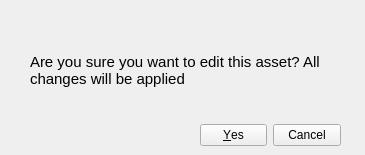
<?xml version="1.0" encoding="UTF-8"?>
<ui version="4.0">
 <class>Dialog</class>
 <widget class="QDialog" name="Dialog">
  <property name="geometry">
   <rect>
    <x>0</x>
    <y>0</y>
    <width>365</width>
    <height>155</height>
   </rect>
  </property>
  <property name="windowTitle">
   <string>Dialog</string>
  </property>
  <widget class="QDialogButtonBox" name="buttonBox">
   <property name="geometry">
    <rect>
     <x>20</x>
     <y>160</y>
     <width>341</width>
     <height>32</height>
    </rect>
   </property>
   <property name="orientation">
    <enum>Qt::Orientation::Horizontal</enum>
   </property>
   <property name="standardButtons">
    <set>QDialogButtonBox::StandardButton::Cancel|QDialogButtonBox::StandardButton::Ok</set>
   </property>
  </widget>
  <widget class="QLabel" name="label">
   <property name="geometry">
    <rect>
     <x>30</x>
     <y>30</y>
     <width>301</width>
     <height>81</height>
    </rect>
   </property>
   <property name="font">
    <font>
     <pointsize>11</pointsize>
    </font>
   </property>
   <property name="text">
    <string>Are you sure you want to edit this asset? All changes will be applied</string>
   </property>
   <property name="wordWrap">
    <bool>true</bool>
   </property>
  </widget>
  <widget class="QDialogButtonBox" name="buttonBox_2">
   <property name="geometry">
    <rect>
     <x>200</x>
     <y>120</y>
     <width>141</width>
     <height>31</height>
    </rect>
   </property>
   <property name="orientation">
    <enum>Qt::Orientation::Horizontal</enum>
   </property>
   <property name="standardButtons">
    <set>QDialogButtonBox::StandardButton::Cancel|QDialogButtonBox::StandardButton::Yes</set>
   </property>
   <property name="centerButtons">
    <bool>false</bool>
   </property>
  </widget>
 </widget>
 <resources/>
 <connections>
  <connection>
   <sender>buttonBox</sender>
   <signal>accepted()</signal>
   <receiver>Dialog</receiver>
   <slot>accept()</slot>
   <hints>
    <hint type="sourcelabel">
     <x>248</x>
     <y>254</y>
    </hint>
    <hint type="destinationlabel">
     <x>157</x>
     <y>274</y>
    </hint>
   </hints>
  </connection>
  <connection>
   <sender>buttonBox</sender>
   <signal>rejected()</signal>
   <receiver>Dialog</receiver>
   <slot>reject()</slot>
   <hints>
    <hint type="sourcelabel">
     <x>316</x>
     <y>260</y>
    </hint>
    <hint type="destinationlabel">
     <x>286</x>
     <y>274</y>
    </hint>
   </hints>
  </connection>
 </connections>
</ui>
